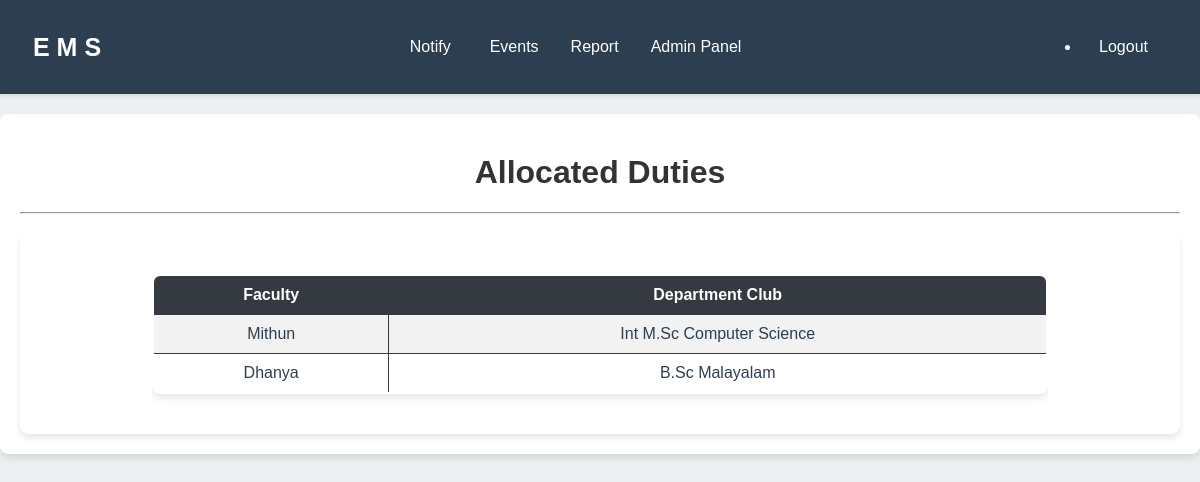
Page /allocated_duty/ (signed in) on the committed database.
### event/models.py (models this page shows, shortened)
class Duty_Alloc(models.Model):
    faculty = models.ForeignKey(Faculty, on_delete=models.CASCADE)
    dept_club = models.ForeignKey(Dept_Club, on_delete=models.CASCADE)

class Faculty(models.Model):
    name = models.CharField(max_length=100)
    email = models.EmailField()
    phone = models.IntegerField()
    designation = models.CharField(max_length=100)
    user = models.ForeignKey(User, on_delete=models.CASCADE)
    dept_club = models.ForeignKey(Dept_Club, on_delete=models.CASCADE)

class Dept_Club(models.Model):
    dc_name = models.CharField(max_length=50, blank=False)

### event/views.py (the view)
# urls.py: path('allocated_duty/',views.allocated_duty , name='allocated_duty'),
@login_required
@user_passes_test(admin_check)
def allocated_duty(request):
    faculties = Faculty.objects.all()  # Fetch all Faculty objects
    dept_clubs = Dept_Club.objects.all()  # Fetch all Dept_Club objects
    duty_allocs = Duty_Alloc.objects.all()  # Fetch all Duty_Alloc objects
    context = {
        'faculties': faculties,
        'dept_clubs': dept_clubs,
        'duty_allocs': duty_allocs
    }
    return render(request, 'events/allocated_duty.html', context)

### event/views.py (called while the page is built)
def admin_check(user):
    return user.is_superuser

### event/templates/events/allocated_duty.html (shortened to what this page needs)
{% extends "events/base.html" %}
{% block content %}
<h1 class="text-center">Allocated Duties</h1>
<hr>
<div class="container">
    <div class="table-container">
        <table class="table table-bordered">
            <thead>
                <tr>
                    <th>Faculty</th>
                    <th>Department Club</th>
                </tr>
            </thead>
            <tbody>
                {% for allocation in duty_allocs %}
                <tr>
                    <td>{{ allocation.faculty.name }}</td>
                    <td>{{ allocation.dept_club.dc_name }}</td>
                </tr>
                {% endfor %}
            </tbody>
        </table>
    </div>
</div>
{% endblock content %}

### event/templates/events/allocated_duty.html (style rules this page uses)
.table-container { width: 80%; overflow-x: auto; text-align: center; margin: 0 auto; }
.table-bordered { width: 100%; margin: 20px 0; border-collapse: collapse; border: 2px solid #343a40; border-radius: 8px; overflow: hidden; box-shadow: 0 4px 8px rgba(0, 0, 0, 0.1); }
.table-bordered th, .table-bordered td { border: 1px solid #343a40; padding: 10px; text-align: center; }
.table-bordered th { background-color: #343a40; color: #fff; font-weight: bold; }
.table-bordered tbody tr:nth-child(odd) { background-color: #f2f2f2; }
.table-bordered tbody tr { transition: background-color 0.3s ease; }
.text-center { margin-top: 20px; font-family: Arial, sans-serif; color: #333; text-align: center; }

### event/templates/events/base.html (style rules this page uses)
body { font-family: Arial, sans-serif; margin: 0; padding: 0; background-color: #ECF0F1; color: #2C3E50; }
.container { margin-top: 20px; padding: 20px; background-color: #fff; border-radius: 8px; box-shadow: 0 4px 6px rgba(0,0,0,0.1); }

### rows in the picture
Duty_Alloc: faculty.name "Mithun", dept_club.dc_name "Int M.Sc Computer Science"
Duty_Alloc: faculty.name "Dhanya", dept_club.dc_name "B.Sc Malayalam"
